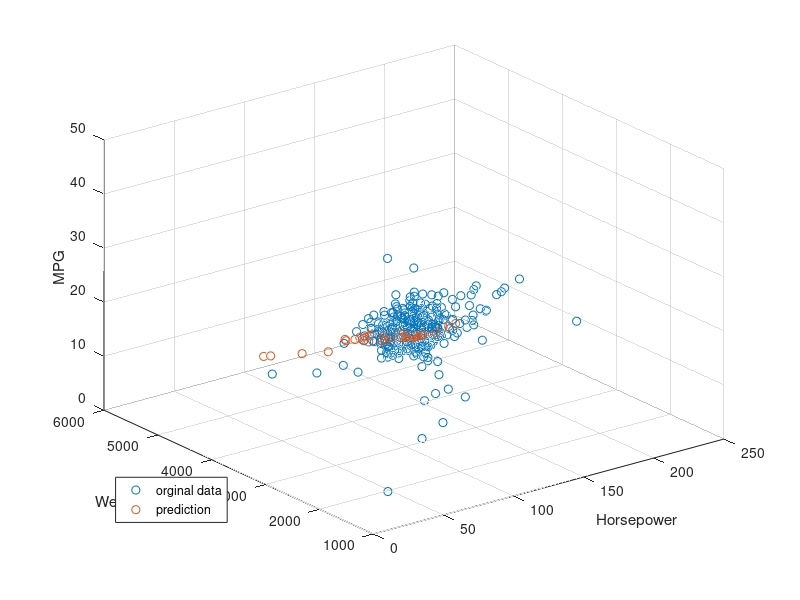

MATLAB code for this plot:
% Sample code for multi-variable linear regression
% Predict a car's MPG(miles/gallon) from Horsepower

clc;

% Load carbig data from matlab sample data sets
load carbig;

% Fix: Some values are NaN in horsepower & MPG
Horsepower = fillmissing(Horsepower, "constant", 0);
MPG = fillmissing(MPG, "constant", 0);

% Horsepower, Weight and MPG items have 406 data samples
% Split the data in 300:106 (train:validate)
x = [Horsepower(1:300) Weight(1:300)];
y = MPG(1:300);

% Eqn: y = 𝜃̂0x0 + 𝜃̂1x1
% Compute weights: Find 𝜃̂ = (𝜓𝑇𝜓)^(−1)𝜓𝑇y
n = size(x);                % get the size of x
Psi = [ones(n(1,1),1), x];  % Augment i/p data - the column of ones represent bias x0
theta_hat = inv(Psi'*Psi)*Psi'*y;

% ******* Prediction *********
% use the last 106 data items for prediction
x_star = [Horsepower(301:406) Weight(301:406)]; 
% to confirm the size of x_star
x_star_size = size(x_star);
n_star = x_star_size(1,1);
% augment i/p data
Psi_star = [ones(n_star,1) x_star];

% predict using the weights(theta_hat) computed above
y_star_hat = Psi_star*theta_hat; 

% visualise
figure;
scatter3(x(:,1), x(:,2), y);
hold on;
scatter3(x_star(:,1), x_star(:,2), y_star_hat);
xlabel('Horsepower');
ylabel('Weight of car');
zlabel('MPG');
legend({'orginal data','prediction'},'Location','southwest');





